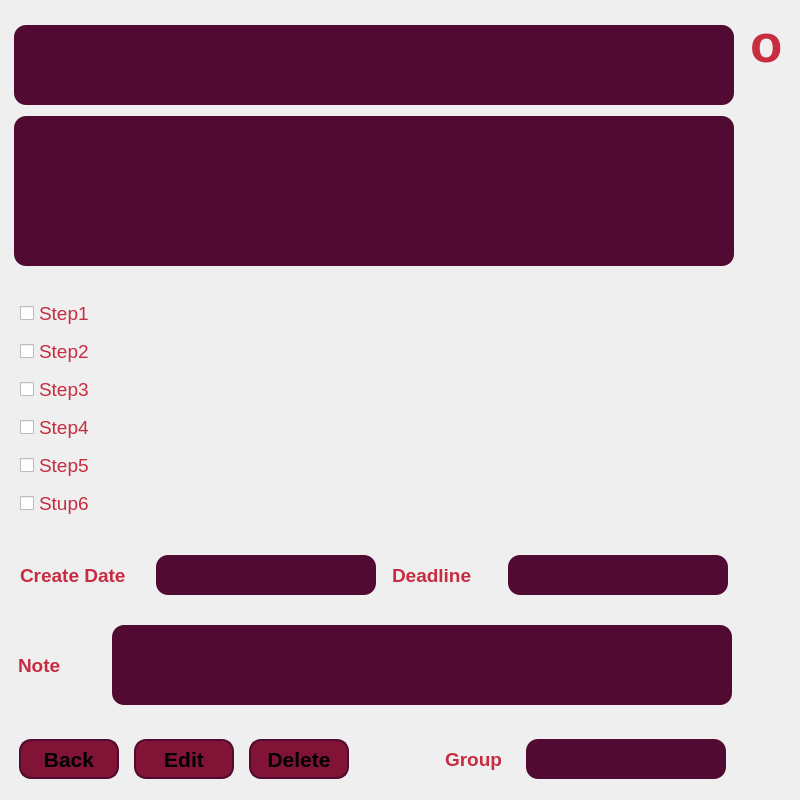
<?xml version="1.0" encoding="UTF-8"?>
<ui version="4.0">
 <class>showtask</class>
 <widget class="QDialog" name="showtask">
  <property name="geometry">
   <rect>
    <x>0</x>
    <y>0</y>
    <width>800</width>
    <height>800</height>
   </rect>
  </property>
  <property name="minimumSize">
   <size>
    <width>800</width>
    <height>800</height>
   </size>
  </property>
  <property name="maximumSize">
   <size>
    <width>800</width>
    <height>800</height>
   </size>
  </property>
  <property name="windowTitle">
   <string>Dialog</string>
  </property>
  <property name="styleSheet">
   <string notr="true">showtask
{
	background-color:#2D142C;
}
QPushButton
{
	background-color:#801336;
	border-radius:12px;
	border:2px solid #510A32;
}
QPushButton:hover
{
	color: #FFFFFF;
	background-color: #510A32;
}
QLabel
{
	color:#C72C41;
}
QPlainTextEdit
{
	background-color:#510A32;
	color:#C72C41;
	border-radius:12px;
}
QCheckBox
{
	color:#C72C41;
}
QCheckBox:hover
{
	background-color:#C72C41;
	color:#000000;
}</string>
  </property>
  <widget class="QWidget" name="horizontalLayoutWidget">
   <property name="geometry">
    <rect>
     <x>10</x>
     <y>729</y>
     <width>351</width>
     <height>61</height>
    </rect>
   </property>
   <layout class="QHBoxLayout" name="Layout_buttons">
    <item>
     <widget class="QPushButton" name="btn_back">
      <property name="minimumSize">
       <size>
        <width>100</width>
        <height>40</height>
       </size>
      </property>
      <property name="maximumSize">
       <size>
        <width>100</width>
        <height>40</height>
       </size>
      </property>
      <property name="font">
       <font>
        <pointsize>16</pointsize>
        <bold>true</bold>
       </font>
      </property>
      <property name="text">
       <string>Back</string>
      </property>
     </widget>
    </item>
    <item>
     <widget class="QPushButton" name="btn_edit">
      <property name="minimumSize">
       <size>
        <width>100</width>
        <height>40</height>
       </size>
      </property>
      <property name="maximumSize">
       <size>
        <width>100</width>
        <height>40</height>
       </size>
      </property>
      <property name="font">
       <font>
        <pointsize>16</pointsize>
        <bold>true</bold>
       </font>
      </property>
      <property name="text">
       <string>Edit</string>
      </property>
     </widget>
    </item>
    <item>
     <widget class="QPushButton" name="btn_delete">
      <property name="minimumSize">
       <size>
        <width>100</width>
        <height>40</height>
       </size>
      </property>
      <property name="maximumSize">
       <size>
        <width>100</width>
        <height>40</height>
       </size>
      </property>
      <property name="font">
       <font>
        <pointsize>16</pointsize>
        <bold>true</bold>
       </font>
      </property>
      <property name="text">
       <string>Delete</string>
      </property>
     </widget>
    </item>
   </layout>
  </widget>
  <widget class="QLabel" name="label_priority">
   <property name="geometry">
    <rect>
     <x>750</x>
     <y>20</y>
     <width>40</width>
     <height>48</height>
    </rect>
   </property>
   <property name="minimumSize">
    <size>
     <width>40</width>
     <height>48</height>
    </size>
   </property>
   <property name="maximumSize">
    <size>
     <width>40</width>
     <height>48</height>
    </size>
   </property>
   <property name="font">
    <font>
     <pointsize>40</pointsize>
     <bold>true</bold>
    </font>
   </property>
   <property name="text">
    <string>o</string>
   </property>
  </widget>
  <widget class="QWidget" name="horizontalLayoutWidget_4">
   <property name="geometry">
    <rect>
     <x>430</x>
     <y>729</y>
     <width>311</width>
     <height>61</height>
    </rect>
   </property>
   <layout class="QHBoxLayout" name="horizontalLayout_3">
    <item>
     <widget class="QLabel" name="label_group">
      <property name="minimumSize">
       <size>
        <width>60</width>
        <height>40</height>
       </size>
      </property>
      <property name="maximumSize">
       <size>
        <width>60</width>
        <height>40</height>
       </size>
      </property>
      <property name="font">
       <font>
        <pointsize>14</pointsize>
        <bold>true</bold>
       </font>
      </property>
      <property name="text">
       <string>Group</string>
      </property>
     </widget>
    </item>
    <item>
     <widget class="QPlainTextEdit" name="pte_group">
      <property name="minimumSize">
       <size>
        <width>200</width>
        <height>40</height>
       </size>
      </property>
      <property name="maximumSize">
       <size>
        <width>200</width>
        <height>40</height>
       </size>
      </property>
      <property name="font">
       <font>
        <pointsize>14</pointsize>
       </font>
      </property>
      <property name="readOnly">
       <bool>true</bool>
      </property>
     </widget>
    </item>
   </layout>
  </widget>
  <widget class="QWidget" name="verticalLayoutWidget_2">
   <property name="geometry">
    <rect>
     <x>10</x>
     <y>20</y>
     <width>731</width>
     <height>251</height>
    </rect>
   </property>
   <layout class="QVBoxLayout" name="layout_head">
    <property name="leftMargin">
     <number>4</number>
    </property>
    <item>
     <widget class="QPlainTextEdit" name="pte_title">
      <property name="minimumSize">
       <size>
        <width>720</width>
        <height>80</height>
       </size>
      </property>
      <property name="maximumSize">
       <size>
        <width>720</width>
        <height>80</height>
       </size>
      </property>
      <property name="font">
       <font>
        <pointsize>16</pointsize>
        <bold>true</bold>
       </font>
      </property>
      <property name="readOnly">
       <bool>true</bool>
      </property>
     </widget>
    </item>
    <item>
     <widget class="QPlainTextEdit" name="pte_description">
      <property name="minimumSize">
       <size>
        <width>720</width>
        <height>150</height>
       </size>
      </property>
      <property name="maximumSize">
       <size>
        <width>720</width>
        <height>150</height>
       </size>
      </property>
      <property name="font">
       <font>
        <pointsize>16</pointsize>
       </font>
      </property>
      <property name="readOnly">
       <bool>true</bool>
      </property>
     </widget>
    </item>
   </layout>
  </widget>
  <widget class="QWidget" name="horizontalLayoutWidget_2">
   <property name="geometry">
    <rect>
     <x>10</x>
     <y>550</y>
     <width>731</width>
     <height>51</height>
    </rect>
   </property>
   <layout class="QHBoxLayout" name="layout_date">
    <item>
     <widget class="QLabel" name="label_createdate">
      <property name="minimumSize">
       <size>
        <width>120</width>
        <height>40</height>
       </size>
      </property>
      <property name="maximumSize">
       <size>
        <width>120</width>
        <height>40</height>
       </size>
      </property>
      <property name="font">
       <font>
        <pointsize>14</pointsize>
        <bold>true</bold>
       </font>
      </property>
      <property name="text">
       <string>Create Date</string>
      </property>
     </widget>
    </item>
    <item>
     <widget class="QPlainTextEdit" name="pte_createdate">
      <property name="minimumSize">
       <size>
        <width>220</width>
        <height>40</height>
       </size>
      </property>
      <property name="maximumSize">
       <size>
        <width>220</width>
        <height>40</height>
       </size>
      </property>
      <property name="font">
       <font>
        <pointsize>14</pointsize>
       </font>
      </property>
      <property name="readOnly">
       <bool>true</bool>
      </property>
     </widget>
    </item>
    <item>
     <widget class="QLabel" name="label_deadline">
      <property name="minimumSize">
       <size>
        <width>100</width>
        <height>40</height>
       </size>
      </property>
      <property name="maximumSize">
       <size>
        <width>100</width>
        <height>40</height>
       </size>
      </property>
      <property name="font">
       <font>
        <pointsize>14</pointsize>
        <bold>true</bold>
       </font>
      </property>
      <property name="text">
       <string>Deadline</string>
      </property>
     </widget>
    </item>
    <item>
     <widget class="QPlainTextEdit" name="pte_deadline">
      <property name="minimumSize">
       <size>
        <width>220</width>
        <height>40</height>
       </size>
      </property>
      <property name="maximumSize">
       <size>
        <width>220</width>
        <height>40</height>
       </size>
      </property>
      <property name="font">
       <font>
        <pointsize>14</pointsize>
       </font>
      </property>
      <property name="readOnly">
       <bool>true</bool>
      </property>
     </widget>
    </item>
   </layout>
  </widget>
  <widget class="QWidget" name="horizontalLayoutWidget_3">
   <property name="geometry">
    <rect>
     <x>10</x>
     <y>620</y>
     <width>731</width>
     <height>91</height>
    </rect>
   </property>
   <layout class="QHBoxLayout" name="layout_note">
    <item>
     <widget class="QLabel" name="label_note">
      <property name="minimumSize">
       <size>
        <width>80</width>
        <height>80</height>
       </size>
      </property>
      <property name="maximumSize">
       <size>
        <width>80</width>
        <height>80</height>
       </size>
      </property>
      <property name="font">
       <font>
        <pointsize>14</pointsize>
        <bold>true</bold>
       </font>
      </property>
      <property name="text">
       <string>Note</string>
      </property>
     </widget>
    </item>
    <item>
     <widget class="QPlainTextEdit" name="pte_note">
      <property name="minimumSize">
       <size>
        <width>620</width>
        <height>80</height>
       </size>
      </property>
      <property name="maximumSize">
       <size>
        <width>620</width>
        <height>80</height>
       </size>
      </property>
      <property name="font">
       <font>
        <pointsize>16</pointsize>
       </font>
      </property>
      <property name="readOnly">
       <bool>true</bool>
      </property>
     </widget>
    </item>
   </layout>
  </widget>
  <widget class="QWidget" name="verticalLayoutWidget">
   <property name="geometry">
    <rect>
     <x>20</x>
     <y>290</y>
     <width>722</width>
     <height>241</height>
    </rect>
   </property>
   <layout class="QVBoxLayout" name="layout_steps">
    <property name="spacing">
     <number>0</number>
    </property>
    <item>
     <widget class="QCheckBox" name="cb_step1">
      <property name="minimumSize">
       <size>
        <width>720</width>
        <height>30</height>
       </size>
      </property>
      <property name="maximumSize">
       <size>
        <width>720</width>
        <height>30</height>
       </size>
      </property>
      <property name="font">
       <font>
        <pointsize>14</pointsize>
        <underline>false</underline>
        <strikeout>false</strikeout>
       </font>
      </property>
      <property name="text">
       <string>Step1</string>
      </property>
     </widget>
    </item>
    <item>
     <widget class="QCheckBox" name="cb_step2">
      <property name="minimumSize">
       <size>
        <width>720</width>
        <height>30</height>
       </size>
      </property>
      <property name="maximumSize">
       <size>
        <width>720</width>
        <height>30</height>
       </size>
      </property>
      <property name="font">
       <font>
        <pointsize>14</pointsize>
       </font>
      </property>
      <property name="text">
       <string>Step2</string>
      </property>
     </widget>
    </item>
    <item>
     <widget class="QCheckBox" name="cb_step3">
      <property name="minimumSize">
       <size>
        <width>720</width>
        <height>30</height>
       </size>
      </property>
      <property name="maximumSize">
       <size>
        <width>720</width>
        <height>30</height>
       </size>
      </property>
      <property name="font">
       <font>
        <pointsize>14</pointsize>
       </font>
      </property>
      <property name="text">
       <string>Step3</string>
      </property>
     </widget>
    </item>
    <item>
     <widget class="QCheckBox" name="cb_step4">
      <property name="minimumSize">
       <size>
        <width>720</width>
        <height>30</height>
       </size>
      </property>
      <property name="maximumSize">
       <size>
        <width>720</width>
        <height>30</height>
       </size>
      </property>
      <property name="font">
       <font>
        <pointsize>14</pointsize>
       </font>
      </property>
      <property name="text">
       <string>Step4</string>
      </property>
     </widget>
    </item>
    <item>
     <widget class="QCheckBox" name="cb_step5">
      <property name="minimumSize">
       <size>
        <width>720</width>
        <height>30</height>
       </size>
      </property>
      <property name="maximumSize">
       <size>
        <width>720</width>
        <height>30</height>
       </size>
      </property>
      <property name="sizeIncrement">
       <size>
        <width>0</width>
        <height>0</height>
       </size>
      </property>
      <property name="font">
       <font>
        <pointsize>14</pointsize>
       </font>
      </property>
      <property name="text">
       <string>Step5</string>
      </property>
     </widget>
    </item>
    <item>
     <widget class="QCheckBox" name="cb_step6">
      <property name="minimumSize">
       <size>
        <width>720</width>
        <height>30</height>
       </size>
      </property>
      <property name="maximumSize">
       <size>
        <width>720</width>
        <height>30</height>
       </size>
      </property>
      <property name="font">
       <font>
        <pointsize>14</pointsize>
       </font>
      </property>
      <property name="text">
       <string>Stup6</string>
      </property>
     </widget>
    </item>
   </layout>
  </widget>
 </widget>
 <resources/>
 <connections/>
</ui>
